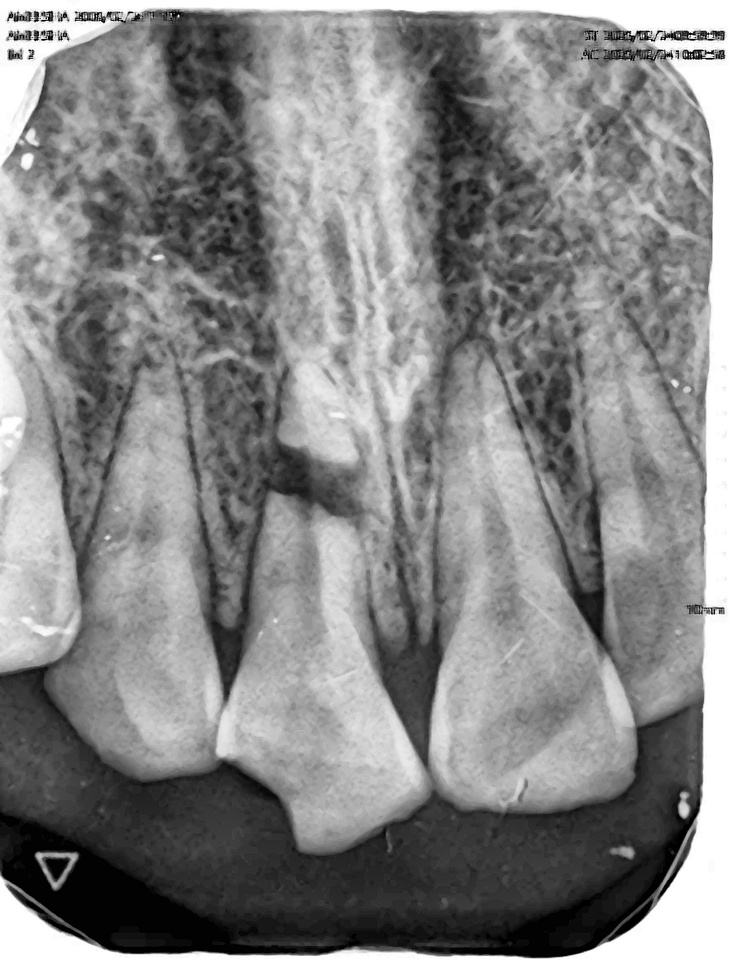
#> input picture data/fractures/processed/preprocessed/frac03.jpg, 732 x 965 px, shrunk from 885 x 1167 before the run, found by its file name; its folder holds 4 pictures in this run
$ python manual_tooth_selector.py
#> lines starting #> are read from the running program, lines starting #| are printed output that depends on the picture; after the words box and inside, x2 and y2 are one past the last pixel; in counts of white or black regions, pixels touching at a corner belong together
import cv2
import os
import json


RAW_DIR = "data/fractures/processed/preprocessed"
ANNOTATION_DIR = "data/common/annotations/tooth_clicks"

os.makedirs(ANNOTATION_DIR, exist_ok=True)

points = []


def mouse_callback(event, x, y, flags, param):
    global points

    if event == cv2.EVENT_LBUTTONDOWN:
        if len(points) < 2:
            points.append((x, y))
            print(f"Point {len(points)} selected: ({x}, {y})")


def annotate_image(image_path):
    global points
    points = []

    image = cv2.imread(image_path)
#> image is the input picture: shape (965, 732, 3); min 0, max 255, mean 133.9

    if image is None:
        print(f"Failed to read image: {image_path}")
        return

    display = image.copy()
    image_name = os.path.basename(image_path)

    cv2.namedWindow("Select Tooth Orientation", cv2.WINDOW_NORMAL)
    cv2.setMouseCallback("Select Tooth Orientation", mouse_callback)

    while True:
        temp = display.copy()

        cv2.putText(
            temp,
            "Click 1: selected tooth center | Click 2: tooth vertical direction | Press S to save | R reset | ESC skip",
            (20, 30),
            cv2.FONT_HERSHEY_SIMPLEX,
            0.6,
            (0, 255, 255),
            2
        )
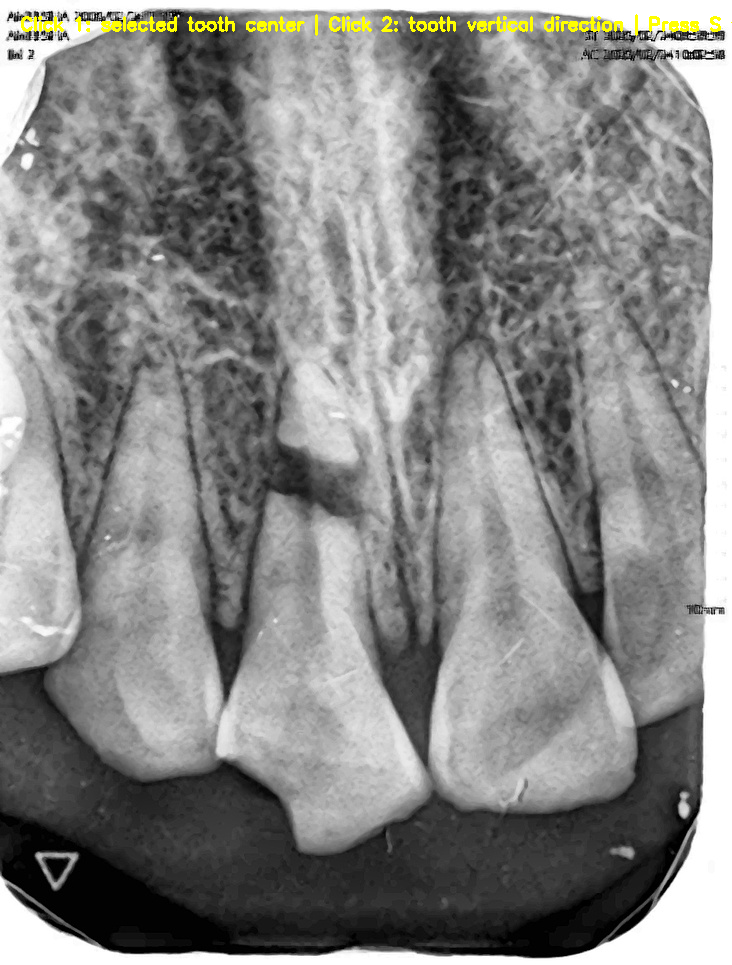
#> temp: shape (965, 732, 3); 0.61% of pixels changed, all inside (x1, y1, x2, y2) = (21, 14, 732, 36)

        if len(points) >= 1:
            cv2.circle(temp, points[0], 6, (0, 0, 255), -1)
            cv2.putText(temp, "Selected tooth", (points[0][0] + 10, points[0][1]),
                        cv2.FONT_HERSHEY_SIMPLEX, 0.5, (0, 0, 255), 2)

        if len(points) >= 2:
            cv2.circle(temp, points[1], 6, (255, 0, 0), -1)
            cv2.line(temp, points[0], points[1], (0, 255, 0), 2)
            cv2.putText(temp, "Vertical direction", (points[1][0] + 10, points[1][1]),
                        cv2.FONT_HERSHEY_SIMPLEX, 0.5, (255, 0, 0), 2)

        cv2.imshow("Select Tooth Orientation", temp)

        key = cv2.waitKey(20) & 0xFF
#> (key Esc is pressed here)

        if key == 27:
            print(f"Skipped: {image_name}")
            break

        elif key == ord("r"):
            points = []
            print("Reset points")

        elif key == ord("s"):
            if len(points) != 2:
                print("Please select 2 points before saving.")
                continue

            annotation = {
                "image_name": image_name,
                "selected_x": int(points[0][0]),
                "selected_y": int(points[0][1]),
                "direction_x": int(points[1][0]),
                "direction_y": int(points[1][1])
            }

            save_path = os.path.join(
                ANNOTATION_DIR,
                os.path.splitext(image_name)[0] + ".json"
            )

            with open(save_path, "w") as f:
                json.dump(annotation, f, indent=4)

            print(f"Saved annotation: {save_path}")
            break

    cv2.destroyAllWindows()


def run():
    image_files = [
        f for f in os.listdir(RAW_DIR)
        if f.lower().endswith((".jpg", ".jpeg", ".png"))
    ]

    for image_file in image_files:
        image_path = os.path.join(RAW_DIR, image_file)
        print(f"\nAnnotating: {image_file}")
        annotate_image(image_path)
#> pass 2 of the loop in run, `for image_file in image_files:`:
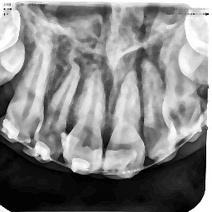
#> input picture data/fractures/processed/preprocessed/frac04.jpg, 212 x 212 px, shrunk from 256 x 256 before the run, found by its file name
#> in annotate_image, image is the input picture: shape (212, 212, 3); min 0, max 255, mean 132.3
#> in annotate_image (call 2), `cv2.putText( temp, "Click 1: selected tooth center | Click 2: tooth ve..`:
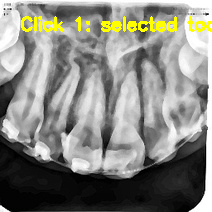
#> temp: shape (212, 212, 3); 2.7% of pixels changed, all inside (x1, y1, x2, y2) = (21, 16, 212, 32)
#> (key Enter is pressed here)
#> pass 3 of the loop in run, `for image_file in image_files:`:
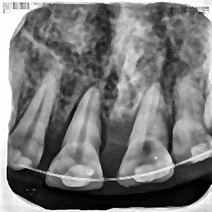
#> input picture data/fractures/processed/preprocessed/frac09.jpg, 212 x 212 px, shrunk from 256 x 256 before the run, found by its file name
#> in annotate_image, image is the input picture: shape (212, 212, 3); min 0, max 255, mean 120.3
#> in annotate_image (call 3), `cv2.putText( temp, "Click 1: selected tooth center | Click 2: tooth ve..`:
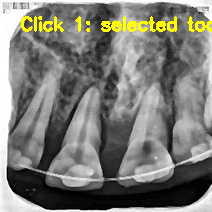
#> temp: shape (212, 212, 3); 2.7% of pixels changed, all inside (x1, y1, x2, y2) = (21, 16, 212, 32)
#> the loop made 4 passes; the first 3 are shown


if __name__ == "__main__":
    run()
